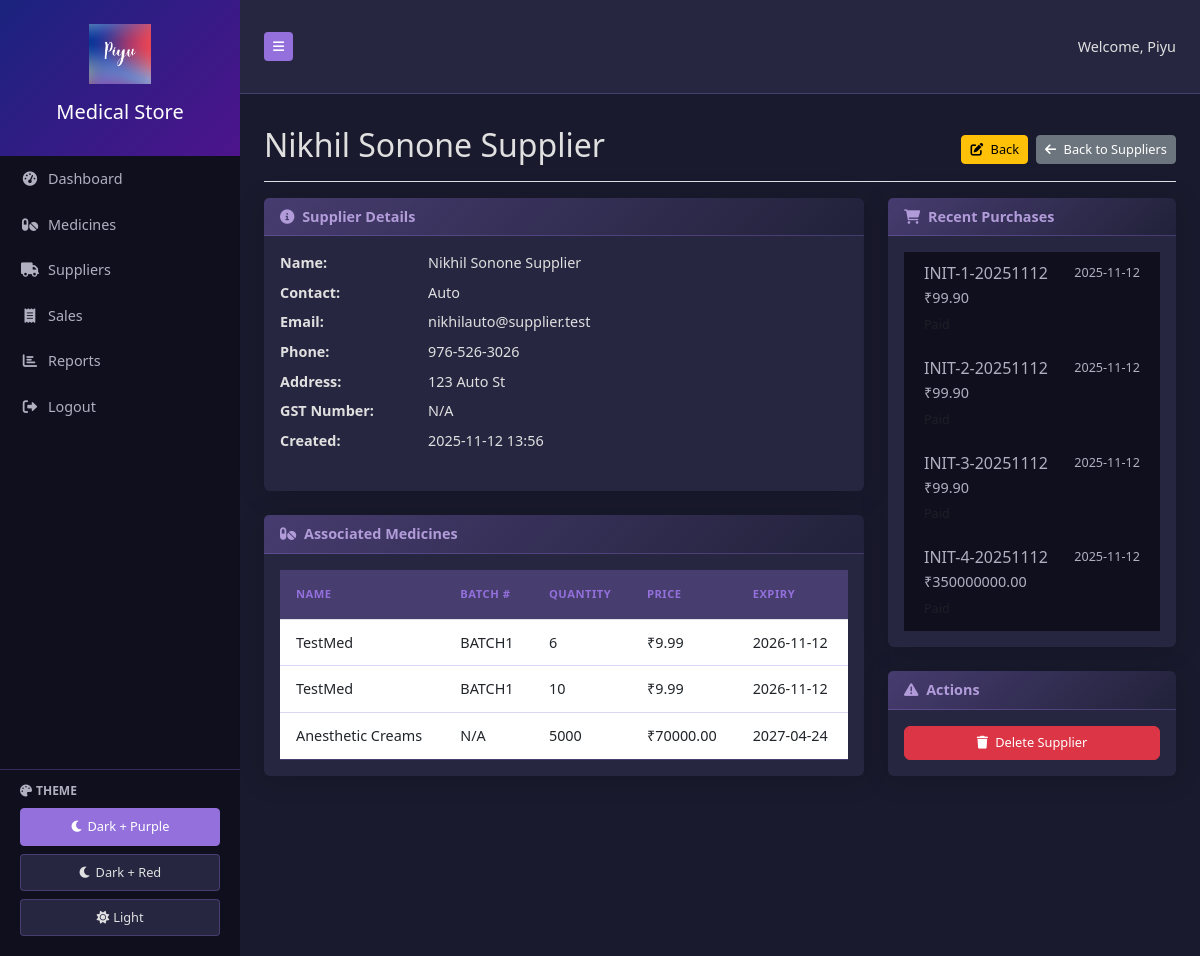
The page /supplier/2 (signed in) on the database its author committed.
### app.py (models this page shows)
class User(UserMixin, db.Model):
    id = db.Column(db.Integer, primary_key=True)
    username = db.Column(db.String(80), unique=True, nullable=False)
    password_hash = db.Column(db.String(120), nullable=False)
    is_admin = db.Column(db.Boolean, default=False)

class Supplier(db.Model):
    id = db.Column(db.Integer, primary_key=True)
    name = db.Column(db.String(100), nullable=False)
    contact = db.Column(db.String(50), nullable=False)
    email = db.Column(db.String(100))
    phone = db.Column(db.String(20))
    address = db.Column(db.Text)
    gst_number = db.Column(db.String(50))
    created_at = db.Column(db.DateTime, default=datetime.utcnow)
    medicines = db.relationship('Medicine', backref='supplier_ref', lazy=True)
    purchases = db.relationship('Purchase', backref='supplier', lazy=True)

class Medicine(db.Model):
    id = db.Column(db.Integer, primary_key=True)
    name = db.Column(db.String(100), nullable=False)
    description = db.Column(db.Text)
    quantity = db.Column(db.Integer, nullable=False)
    price = db.Column(db.Float, nullable=False)
    supplier_id = db.Column(db.Integer, db.ForeignKey('supplier.id'))
    batch_number = db.Column(db.String(50))
    expiry_date = db.Column(db.Date, nullable=False)
    created_at = db.Column(db.DateTime, default=datetime.utcnow)

class Purchase(db.Model):
    id = db.Column(db.Integer, primary_key=True)
    supplier_id = db.Column(db.Integer, db.ForeignKey('supplier.id'), nullable=False)
    invoice_number = db.Column(db.String(50), unique=True, nullable=False)
    total_amount = db.Column(db.Float, nullable=False)
    purchase_date = db.Column(db.Date, nullable=False, default=datetime.utcnow)
    payment_status = db.Column(db.String(20), default='Pending')
    items = db.relationship('PurchaseItem', backref='purchase', lazy=True, cascade='all, delete-orphan')

### app.py (the view)
@app.route('/supplier/<int:id>')
@login_required
def view_supplier(id):
    supplier = Supplier.query.get_or_404(id)
    medicines = Medicine.query.filter_by(supplier_id=id).all()
    purchases = Purchase.query.filter_by(supplier_id=id).order_by(Purchase.purchase_date.desc()).limit(5).all()
    return render_template('view_supplier.html', supplier=supplier, medicines=medicines, purchases=purchases)

### app.py (called while the page is built)
@login_manager.user_loader
def load_user(user_id):
    return User.query.get(int(user_id))

### templates/view_supplier.html (shortened to what this page needs)
{% extends "base.html" %}
{% block content %}
<div class="d-flex justify-content-between flex-wrap flex-md-nowrap align-items-center pt-3 pb-2 mb-3 border-bottom">
    <h1 class="h2">{{ supplier.name }}</h1>
    <div class="btn-toolbar mb-2 mb-md-0">
        <a href="{{ url_for('suppliers') }}" class="btn btn-sm btn-warning me-2">
            <i class="fas fa-edit me-1"></i> Back
        </a>
        <a href="{{ url_for('suppliers') }}" class="btn btn-sm btn-secondary">
            <i class="fas fa-arrow-left me-1"></i> Back to Suppliers
        </a>
    </div>
</div>
<div class="row">
    <div class="col-md-8">
        <div class="card mb-4">
            <div class="card-header">
                <i class="fas fa-info-circle me-1"></i>
                Supplier Details
            </div>
            <div class="card-body">
                <dl class="row">
                    <dt class="col-sm-3">Name:</dt>
                    <dd class="col-sm-9">{{ supplier.name }}</dd>
                    <dt class="col-sm-3">Contact:</dt>
                    <dd class="col-sm-9">{{ supplier.contact }}</dd>
                    <dt class="col-sm-3">Email:</dt>
                    <dd class="col-sm-9">{{ supplier.email or 'N/A' }}</dd>
                    <dt class="col-sm-3">Phone:</dt>
                    <dd class="col-sm-9">{{ supplier.phone or 'N/A' }}</dd>
                    <dt class="col-sm-3">Address:</dt>
                    <dd class="col-sm-9">{{ supplier.address or 'N/A' }}</dd>
                    <dt class="col-sm-3">GST Number:</dt>
                    <dd class="col-sm-9">{{ supplier.gst_number or 'N/A' }}</dd>
                    <dt class="col-sm-3">Created:</dt>
                    <dd class="col-sm-9">{{ supplier.created_at.strftime('%Y-%m-%d %H:%M') }}</dd>
                </dl>
            </div>
        </div>
        <div class="card mb-4">
            <div class="card-header">
                <i class="fas fa-pills me-1"></i>
                Associated Medicines
            </div>
            <div class="card-body">
                {% if medicines %}
                <div class="table-responsive">
                    <table class="table table-sm">
                        <thead>
                            <tr>
                                <th>Name</th>
                                <th>Batch #</th>
                                <th>Quantity</th>
                                <th>Price</th>
                                <th>Expiry</th>
                            </tr>
                        </thead>
                        <tbody>
                            {% for medicine in medicines %}
                            <tr>
                                <td>{{ medicine.name }}</td>
                                <td>{{ medicine.batch_number or 'N/A' }}</td>
                                <td>{{ medicine.quantity }}</td>
                                <td>₹{{ "%.2f"|format(medicine.price) }}</td>
                                <td>{{ medicine.expiry_date.strftime('%Y-%m-%d') }}</td>
                            </tr>
                            {% endfor %}
                        </tbody>
                    </table>
                </div>
                {% else %}
                <p class="text-muted">No medicines associated with this supplier.</p>
                {% endif %}
            </div>
        </div>
    </div>
    <div class="col-md-4">
        <div class="card mb-4">
            <div class="card-header">
                <i class="fas fa-shopping-cart me-1"></i>
                Recent Purchases
            </div>
            <div class="card-body">
                {% if purchases %}
                <div class="list-group list-group-flush">
                    {% for purchase in purchases %}
                    <div class="list-group-item">
                        <div class="d-flex w-100 justify-content-between">
                            <h6 class="mb-1">{{ purchase.invoice_number }}</h6>
                            <small>{{ purchase.purchase_date.strftime('%Y-%m-%d') }}</small>
                        </div>
                        <p class="mb-1">₹{{ "%.2f"|format(purchase.total_amount) }}</p>
                        <small class="text-muted">{{ purchase.payment_status }}</small>
                    </div>
                    {% endfor %}
                </div>
                {% else %}
                <p class="text-muted">No recent purchases.</p>
                {% endif %}
            </div>
        </div>
        <div class="card">
            <div class="card-header">
                <i class="fas fa-exclamation-triangle me-1"></i>
                Actions
            </div>
            <div class="card-body">
                <button class="btn btn-danger w-100" onclick="if(confirm('Delete this supplier?')) { alert('Feature not yet implemented'); }">
                    <i class="fas fa-trash me-1"></i> Delete Supplier
                </button>
            </div>
        </div>
    </div>
</div>
{% endblock %}

### templates/base.html (shortened to what this page needs)
<!DOCTYPE html>
<html lang="en">
<head>
    <link href="https://cdn.jsdelivr.net/npm/bootstrap@5.3.0/dist/css/bootstrap.min.css" rel="stylesheet">
    <link rel="stylesheet" href="https://cdnjs.cloudflare.com/ajax/libs/font-awesome/6.0.0/css/all.min.css">
    <link rel="stylesheet" href="{{ url_for('static', filename='css/style.css') }}">
</head>
<body>
    <div class="d-flex" id="wrapper">
        <div class="bg-dark text-white" id="sidebar-wrapper">
            <div class="sidebar-heading text-center py-4">
                <img src="{{ url_for('static', filename='logo.png') }}" alt="Logo" class="img-fluid mb-2" style="max-height: 60px;">
                <h5 class="mt-2">Medical Store</h5>
            </div>
            <div class="list-group list-group-flush d-flex flex-column" style="min-height: 100vh;">
                <a href="{{ url_for('dashboard') }}" class="list-group-item list-group-item-action">
                    <i class="fas fa-tachometer-alt me-2"></i>Dashboard
                </a>
                <a href="{{ url_for('medicines') }}" class="list-group-item list-group-item-action">
                    <i class="fas fa-pills me-2"></i>Medicines
                </a>
                <a href="{{ url_for('suppliers') }}" class="list-group-item list-group-item-action">
                    <i class="fas fa-truck me-2"></i>Suppliers
                </a>
                <a href="{{ url_for('sales') }}" class="list-group-item list-group-item-action">
                    <i class="fas fa-receipt me-2"></i>Sales
                </a>
                <a href="{{ url_for('reports') }}" class="list-group-item list-group-item-action">
                    <i class="fas fa-chart-bar me-2"></i>Reports
                </a>
                {% if current_user.is_authenticated %}
                    <a href="{{ url_for('logout') }}" class="list-group-item list-group-item-action">
                        <i class="fas fa-sign-out-alt me-2"></i>Logout
                    </a>
                {% endif %}
                <div class="theme-switcher mt-auto">
                    <div class="theme-label">
                        <i class="fas fa-palette me-1"></i>Theme
                    </div>
                    <button class="theme-btn active" onclick="setTheme('dark-purple')">
                        <i class="fas fa-moon me-1"></i>Dark + Purple
                    </button>
                    <button class="theme-btn" onclick="setTheme('dark-red')">
                        <i class="fas fa-moon me-1"></i>Dark + Red
                    </button>
                    <button class="theme-btn" onclick="setTheme('light')">
                        <i class="fas fa-sun me-1"></i>Light
                    </button>
                </div>
            </div>
        </div>
        <div id="page-content-wrapper">
            <nav class="navbar navbar-expand-lg border-bottom" style="background-color: var(--bg-secondary); border-color: var(--border) !important;">
                <div class="container-fluid">
                    <button class="btn btn-sm" id="menu-toggle" style="background-color: var(--accent); color: white;">
                        <i class="fas fa-bars"></i>
                    </button>
                    <div class="ms-auto">
                        <span class="navbar-text" style="color: var(--text-primary);">
                            {% if current_user.is_authenticated %}
                                Welcome, {{ current_user.username }}
                            {% endif %}
                        </span>
                    </div>
                </div>
            </nav>
            <div class="container-fluid px-4 py-3">
                {% block content %}{% endblock %}
            </div>
        </div>
    </div>
</body>
</html>

### static/css/style.css (style rules this page uses)
:root { --light-bg-primary: #f8f9fa; --light-bg-secondary: #ffffff; --light-text-primary: #212529; --light-text-secondary: #6c757d; --light-border: #dee2e6; --light-header-bg: #f8f9fc; --light-accent: #007bff; --dark-purple-bg-primary: #1a1a2e; --dark-purple-bg-secondary: #262641; --dark-purple-text-primary: #e0e0e0; --dark-purple-text-secondary: #b0b0c0; --dark-purple-sidebar-bg: #0f0f1e; --dark-purple-sidebar-header: linear-gradient(135deg, #1a237e 0%, #4d148c 100%); --dark-purple-accent: #9370db; --dark-purple-accent-light: #b19cd9; --dark-purple-accent-hover: rgba(147, 112, 219, 0.3); --dark-purple-border: rgba(147, 112, 219, 0.3); --dark-red-bg-primary: #1a1515; --dark-red-bg-secondary: #2a2025; --dark-red-text-primary: #e8e8e8; --dark-red-text-secondary: #c0c0c0; --dark-red-sidebar-bg: #0f0a0a; --dark-red-sidebar-header: linear-gradient(135deg, #5a1a1a 0%, #8b2323 100%); --dark-red-accent: #d64545; --dark-red-accent-light: #e8a0a0; --dark-red-accent-hover: rgba(214, 69, 69, 0.3); --dark-red-border: rgba(214, 69, 69, 0.3); --bg-primary: var(--dark-purple-bg-primary); --bg-secondary: var(--dark-purple-bg-secondary); --text-primary: var(--dark-purple-text-primary); --text-secondary: var(--dark-purple-text-secondary); --sidebar-bg: var(--dark-purple-sidebar-bg); --sidebar-header: var(--dark-purple-sidebar-header); --accent: var(--dark-purple-accent); --accent-light: var(--dark-purple-accent-light); --accent-hover: var(--dark-purple-accent-hover); --border: var(--dark-purple-border); }
* { transition: background-color 0.3s ease, color 0.3s ease, border-color 0.3s ease; }
body { font-size: 0.9rem; background-color: var(--bg-primary); color: var(--text-primary); }
#sidebar-wrapper { min-height: 100vh; margin-left: -15rem; transition: margin 0.25s ease-out; width: 15rem; background-color: var(--sidebar-bg); }
#sidebar-wrapper .sidebar-heading { padding: 0.875rem 1.25rem; font-size: 1.2rem; background: var(--sidebar-header); color: #fff; }
#sidebar-wrapper .list-group { width: 15rem; background-color: var(--sidebar-bg); }
#page-content-wrapper { min-width: 100vw; background-color: var(--bg-primary); }
.list-group-item { border: none; padding: 0.75rem 1.25rem; font-weight: 500; background-color: var(--sidebar-bg); color: var(--text-secondary); }
.list-group-item i { width: 20px; margin-right: 10px; text-align: center; }
.card { border: none; box-shadow: 0 0.15rem 1.75rem 0 rgba(0, 0, 0, 0.15) !important; margin-bottom: 1.5rem; background-color: var(--bg-secondary); color: var(--text-primary); }
.card-header { background: linear-gradient(135deg, var(--accent-hover) 0%, rgba(0, 0, 0, 0.1) 100%); border-bottom: 1px solid var(--border); font-weight: 600; color: var(--accent-light); }
.table { margin-bottom: 0; color: var(--text-primary); }
.table th { border-top: none; font-weight: 600; text-transform: uppercase; font-size: 0.7rem; letter-spacing: 0.5px; color: var(--accent); padding: 1rem; background-color: var(--accent-hover); }
.table td { vertical-align: middle; padding: 0.75rem 1rem; border-bottom-color: var(--border); }
.btn { font-size: 0.8rem; font-weight: 500; padding: 0.4rem 0.8rem; }
.btn-sm { padding: 0.25rem 0.5rem; }
@media (min-width: 768px) { #sidebar-wrapper { margin-left: 0; } }
@media (min-width: 768px) { #page-content-wrapper { min-width: 0; width: 100%; } }
@media (min-width: 768px) { .container-fluid { padding: 1.5rem; } }
.theme-switcher { padding: 0.75rem 1.25rem; border-top: 1px solid var(--border); margin-top: auto; }
.theme-label { display: block; font-size: 0.75rem; font-weight: 600; color: var(--text-secondary); margin-bottom: 0.5rem; text-transform: uppercase; }
.theme-btn { display: block; width: 100%; padding: 0.5rem; margin-bottom: 0.5rem; border: 1px solid var(--border); background-color: var(--bg-secondary); color: var(--text-primary); border-radius: 4px; cursor: pointer; font-size: 0.8rem; font-weight: 500; }
.theme-btn.active { background-color: var(--accent); color: #fff; border-color: var(--accent); }

### rows shown on the page
User: username "Piyu"
Supplier: name "Nikhil Sonone Supplier", contact "Auto", email "nikhilauto@supplier.test", phone "976-526-3026", address "123 Auto St", gst_number "N/A", created_at "2025-11-12 13:56"
Medicine: name "TestMed", batch_number "BATCH1", quantity "6", price "9.99", expiry_date "2026-11-12"
Medicine: name "TestMed", batch_number "BATCH1", quantity "10", price "9.99", expiry_date "2026-11-12"
Medicine: name "Anesthetic Creams", batch_number "N/A", quantity "5000", price "70000.00", expiry_date "2027-04-24"
Purchase: invoice_number "INIT-1-20251112", purchase_date "2025-11-12", total_amount "99.90"
Purchase: invoice_number "INIT-2-20251112", purchase_date "2025-11-12", total_amount "99.90"
Purchase: invoice_number "INIT-3-20251112", purchase_date "2025-11-12", total_amount "99.90"
Purchase: invoice_number "INIT-4-20251112", purchase_date "2025-11-12", total_amount "350000000.00"
